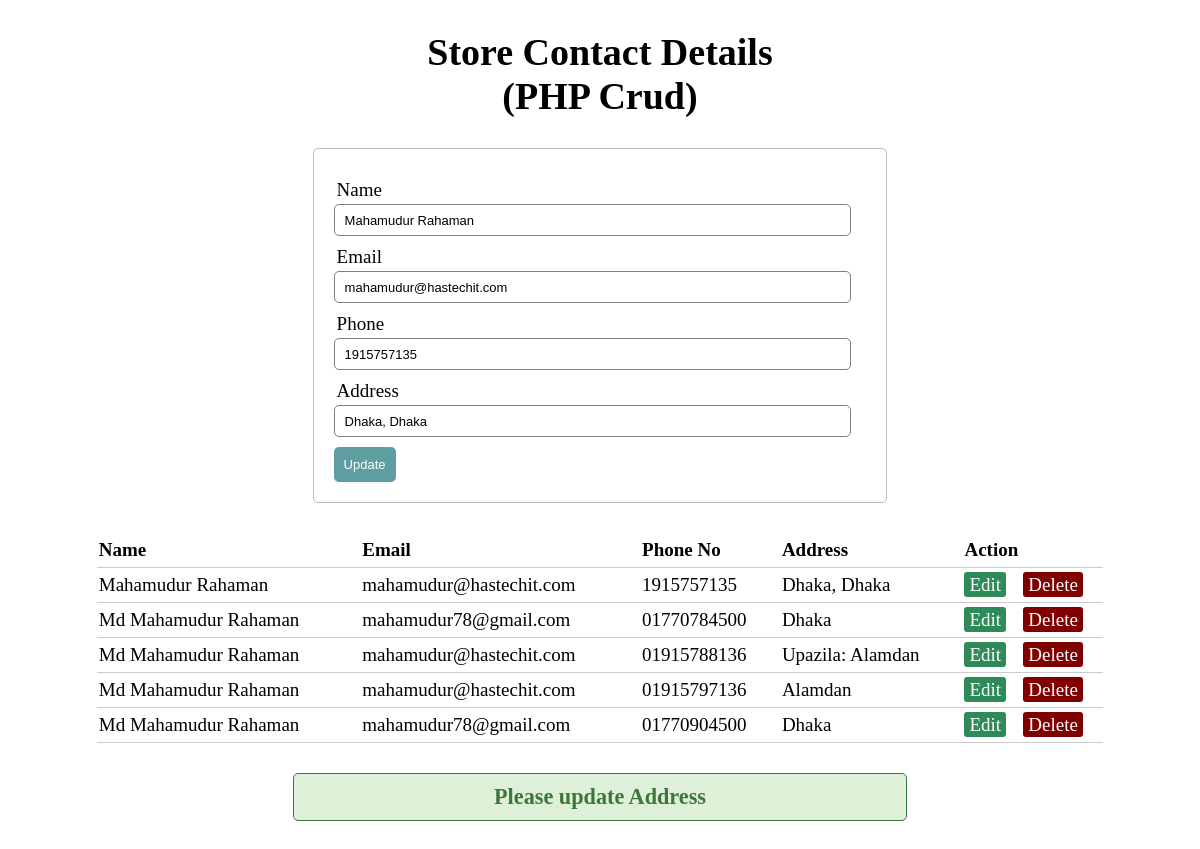
The app's page /index.php?edit=1 with its own data.
### tables this page shows
CREATE TABLE `info` (
  `id` int(11) NOT NULL,
  `name` varchar(40) NOT NULL,
  `email` varchar(40) NOT NULL,
  `phone` varchar(11) NOT NULL,
  `address` varchar(255) NOT NULL
);

### edit.php (called while the page is built, shortened)
<?php
if (isset($_GET['edit'])) {
	$id = $_GET['edit'];
	$edit_state = true;
	$rec = mysqli_query($db, "SELECT * FROM info WHERE id = $id");
	$record = mysqli_fetch_array($rec);
	$name = $record['name'];
	$email = $record['email'];
	$phone = $record['phone'];
	$address = $record['address'];
	$result = "Please update Address";
}

### index.php (the view, shortened to what this page needs)
<?php
$edit_state = false;
include('db.php');
if (isset($_GET['edit']) || isset($_POST['update'])) {
	include_once('edit.php');
}
$resultview = mysqli_query($db, "SELECT * FRoM info");
?>
<!DOCTYPE html>
<html>
<head>
	<link rel="stylesheet" type="text/css" href="style.css">
</head>
<body>
	<h1 class="titel">Store Contact Details (PHP Crud)</h1>
	<form method="post" action="index.php">
		<div class="input-group">
			<label>Name</label>
			<input type="text" name="name" value="<?php echo (!isset($name)? '':$name); ?>">
		</div>
		<div class="input-group">
			<label>Email</label>
			<input type="text" name="email" value="<?php echo (!isset($email)? '':$email); ?>">
		</div>
		<div class="input-group">
			<label>Phone</label>
			<input type="text" name="phone" value="<?php echo (!isset($phone)? '':$phone); ?>">
		</div>
		<div class="input-group">
			<label>Address</label>
			<input type="text" name="address" value="<?php echo (!isset($address)? '':$address); ?>">
		</div>
		<div class="input-group">
			<?php if ($edit_state == false): ?>
				<button type="submit" name="save" class="btn">Save</button>
			<?php else: ?>
				<button type="submit" name="update" class="btn">Update</button>
			<?php endif ?>
		</div>
	</form>
	<table>
		<thead>
			<tr>
				<th>Name</th>
				<th>Email</th>
				<th>Phone No</th>
				<th>Address</th>
				<th colspan="2">Action</th>
			</tr>
		</thead>
		<tbody>
			<?php while ($row = mysqli_fetch_array($resultview)) { ?>
				<tr>
					<td><?php echo $row['name']; ?></td>
					<td><?php echo $row['email']; ?></td>
					<td><?php echo $row['phone']; ?></td>
					<td><?php echo $row['address']; ?></td>
					<td>
						<a href="index.php?edit=<?php echo $row['id']; ?>" class="edit_btn ">Edit</a>
					</td>
					<td>
						<a href="index.php?del=<?php echo $row['id']; ?>" class="del_btn">Delete</a>
					</td>
				</tr>
			<?php } ?>
		</tbody>
	</table>
	<?php
	if(isset($result)>0){
		echo '<h3 class="msg" align="center">'.$result.'</h3>';
	} ?>
</body>
</html>

### style.css (style rules this page uses)
body { font-size: 19px; }
h1 { width: 33%; margin: 30px auto; text-align: center; }
table { width: 85%; margin: 30px auto; border-collapse: collapse; text-align: left; }
tr { border-bottom: 1px solid #cbcbcb; }
th, td { border: none; height: 30px; padding: 2px; }
form { width: 45%; margin: 30px auto; text-align: left; padding: 20px; border: 1px solid #bbbbbb; border-radius: 5px; }
.input-group { margin: 10px 0px 0px 0px; }
.input-group label { display: block; text-align: left; margin: 3px; }
.input-group input { height: 30px; width: 93%; padding: 0px 10px; font-size: 13px; border-radius: 5px; border: 1px solid gray; }
.btn { padding: 10px; font-size: 13px; color: white; background: #5F9EA0; border: none; border-radius: 5px; }
.edit_btn { text-decoration: none; padding: 2px 5px; background: #2E8B57; color: white; border-radius: 3px; }
.del_btn { text-decoration: none; padding: 2px 5px; color: white; border-radius: 3px; background: #800000; }
.msg { margin: 30px auto; padding: 10px; border-radius: 5px; color: #3c763d; background: #dff0d8; border: 1px solid #3c763d; width: 50%; text-align: center; }

### records on screen
info: name "Mahamudur Rahaman", email "mahamudur@hastechit.com", phone "1915757135", address "Dhaka, Dhaka"
info: name "Md Mahamudur Rahaman", email "mahamudur78@gmail.com", phone "01770784500", address "Dhaka"
info: name "Md Mahamudur Rahaman", email "mahamudur@hastechit.com", phone "01915788136", address "Upazila: Alamdan"
info: name "Md Mahamudur Rahaman", email "mahamudur@hastechit.com", phone "01915797136", address "Alamdan"
info: name "Md Mahamudur Rahaman", email "mahamudur78@gmail.com", phone "01770904500", address "Dhaka"

### other values on screen
$result "Please update Address"
